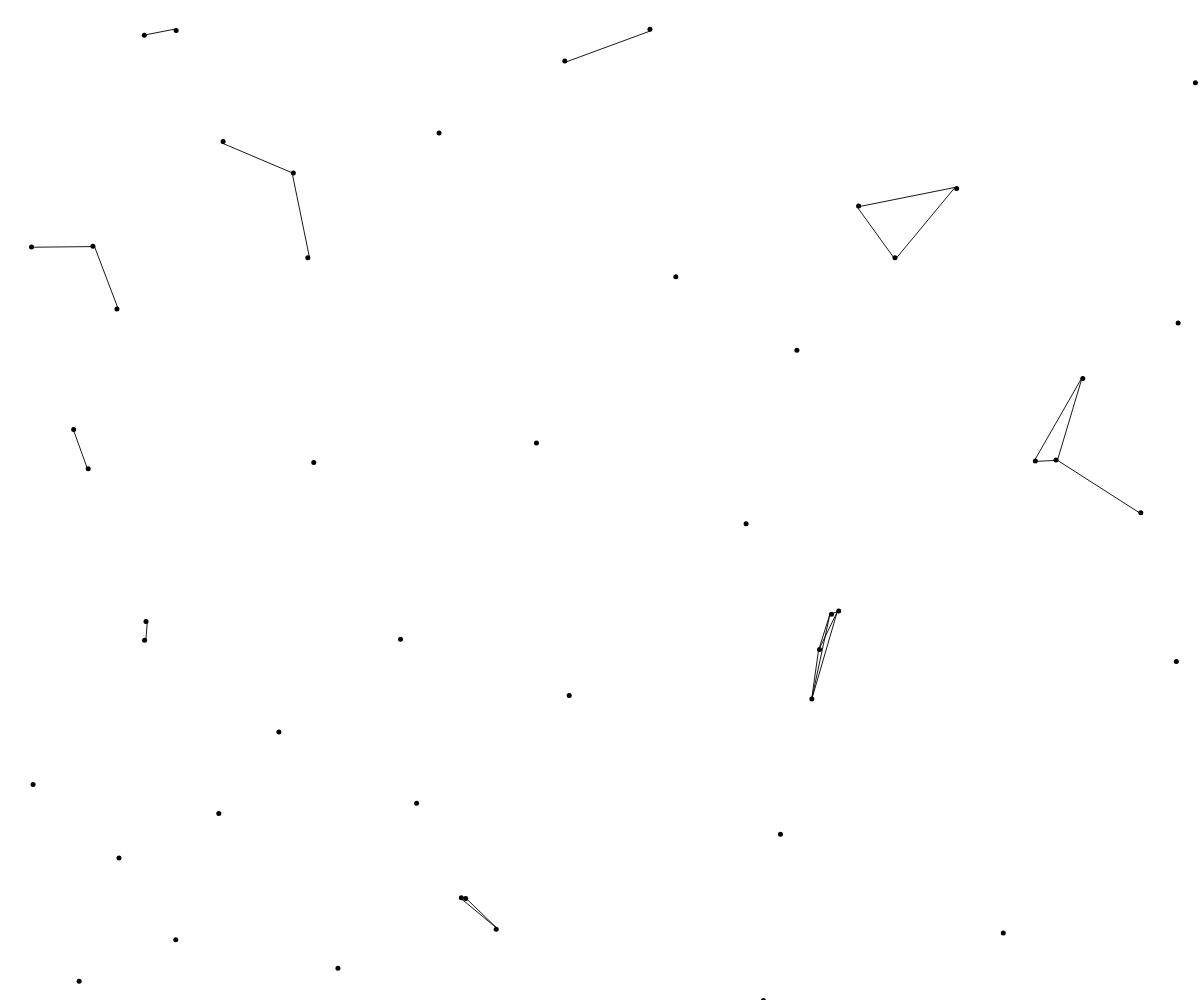
Frame 1 (no input)
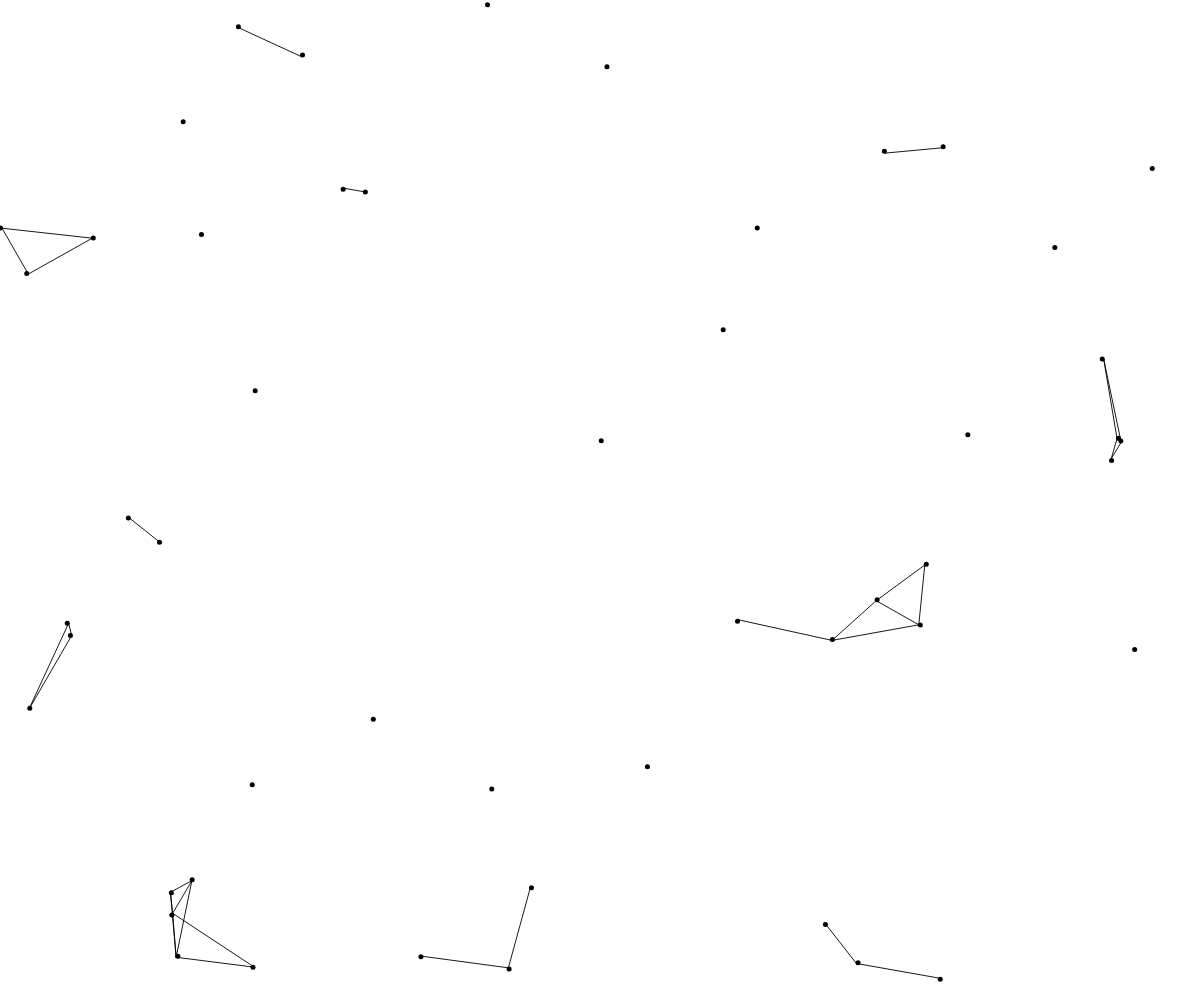
Frame 60 (no input)
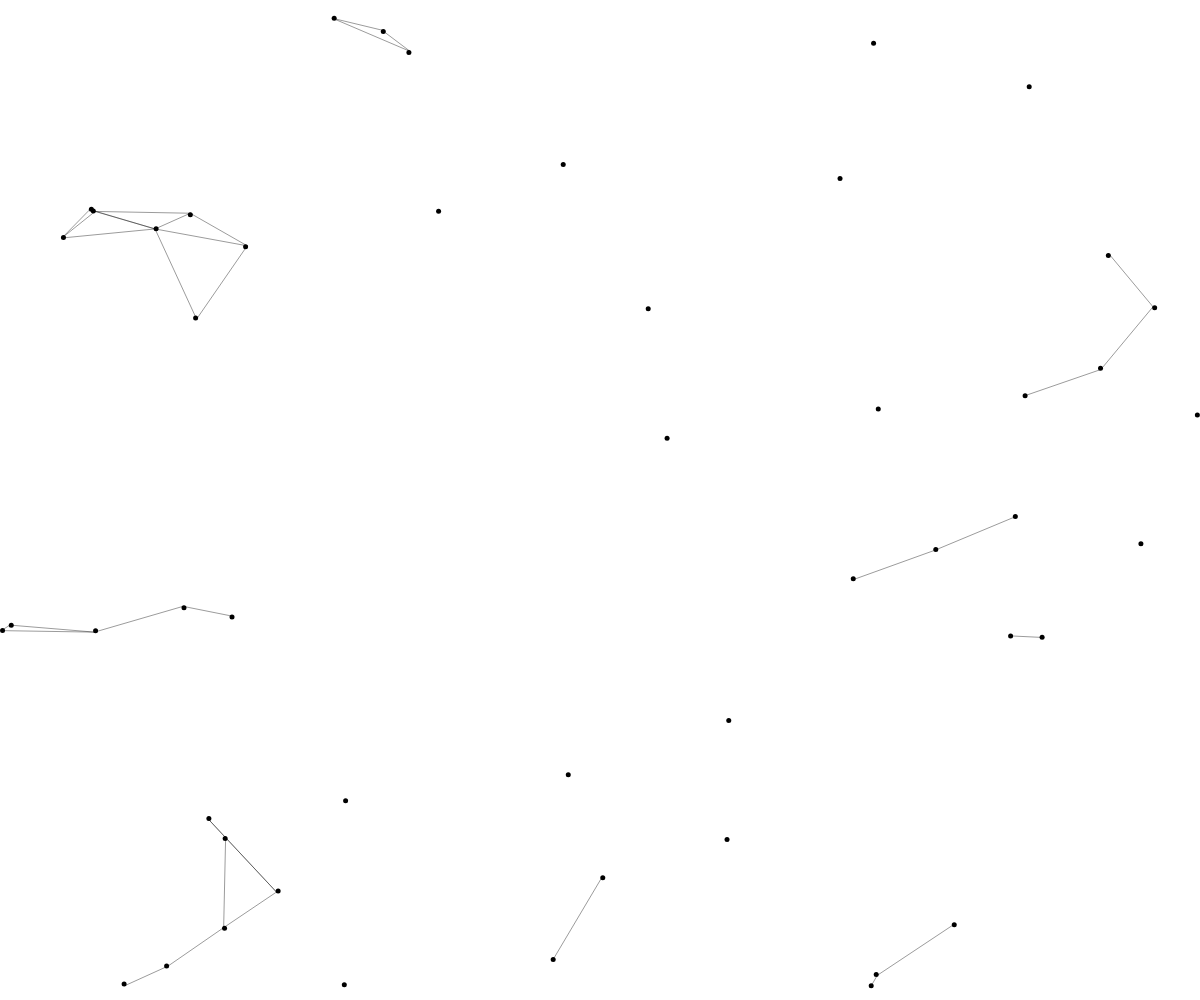
Frame 120 (the mouse pressed at the canvas centre since frame 60)

The p5.js sketch that drew these frames (run headless with seeded random() and noise() and a simulated clock; from frame 60 on, the mouse is pressed at the canvas centre):

// p5.js sketch
// ── sketch.js
let dots = [];
const numDots = 50;
const maxDist = 100;
let lineOpacity = 100;
let dotColor;

function setup() {
  createCanvas(windowWidth, windowHeight);
  
  // Create random dots with initial velocities
  for (let i = 0; i < numDots; i++) {
    let dot = {
      position: createVector(random(width), random(height)),
      velocity: p5.Vector.random2D().mult(random(1, 2)) // Random velocity magnitude between 1 and 2
    };
    dots.push(dot);
  }
  
  dotColor = color(0); // Initial dot color
}

function draw() {
  background(255);
  
  // Adjust line opacity based on mouse proximity
  lineOpacity = map(dist(mouseX, mouseY, width/2, height/2), 0, width/2, 100, 200);
  
  // Update and draw lines between dots based on mouse proximity
  for (let i = 0; i < dots.length; i++) {
    for (let j = i + 1; j < dots.length; j++) {
      let d = dist(dots[i].position.x, dots[i].position.y, dots[j].position.x, dots[j].position.y);
      if (d < maxDist) {
        stroke(0, lineOpacity);
        line(dots[i].position.x, dots[i].position.y, dots[j].position.x, dots[j].position.y);
      }
    }
    
    // Update dot position based on velocity
    dots[i].position.add(dots[i].velocity);
    
    // Bounce off walls (simple edge detection)
    if (dots[i].position.x < 0 || dots[i].position.x > width) {
      dots[i].velocity.x *= -1;
    }
    if (dots[i].position.y < 0 || dots[i].position.y > height) {
      dots[i].velocity.y *= -1;
    }
    
    // Draw dots
    noStroke();
    fill(dotColor);
    ellipse(dots[i].position.x, dots[i].position.y, 5, 5);
  }
}
